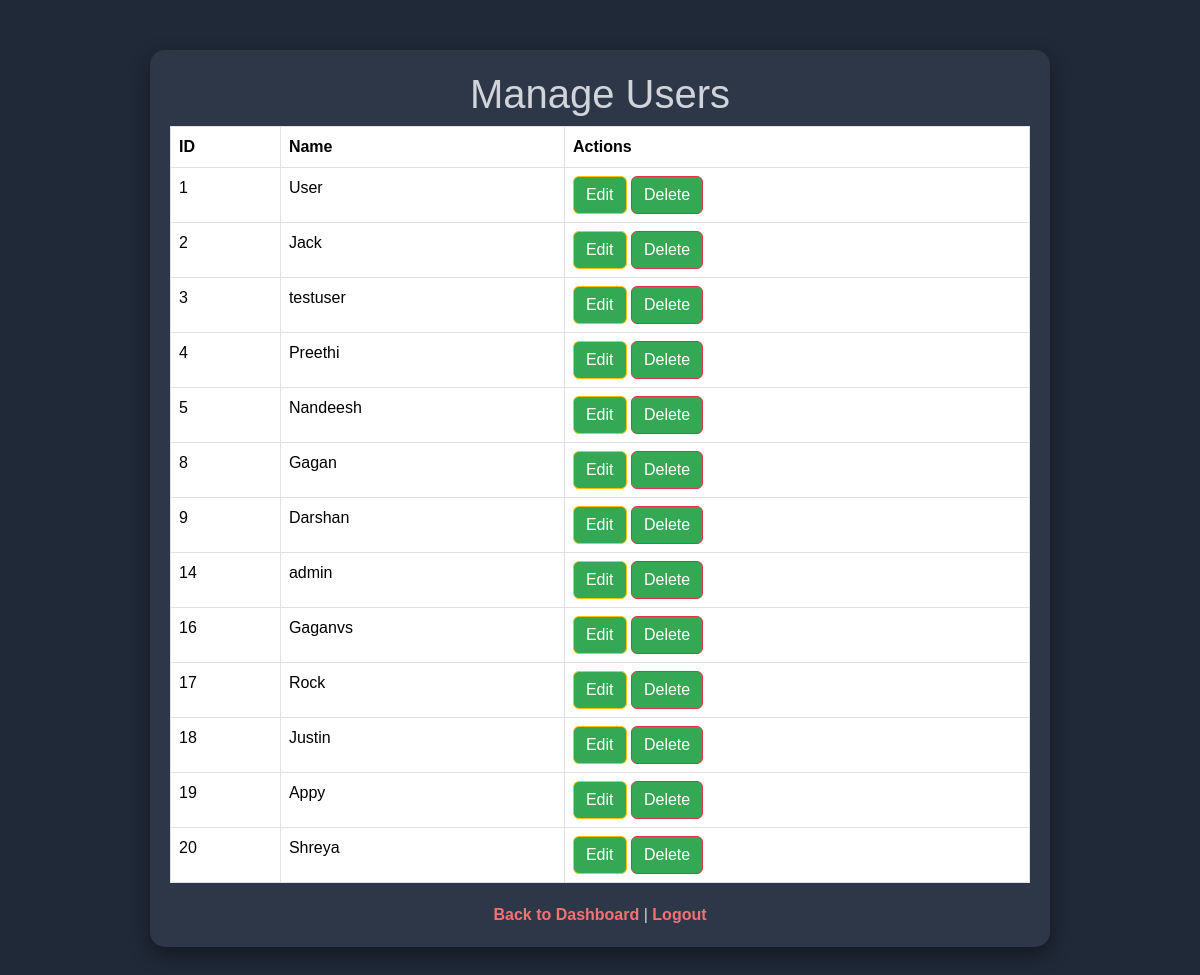
/manage_users.php (signed in), run on the app's committed database.
### tables this page shows
CREATE TABLE `users` (
  `user_id` int(11) NOT NULL,
  `name` varchar(255) DEFAULT NULL,
  `weight` float DEFAULT NULL,
  `height` float DEFAULT NULL,
  `created_at` timestamp NOT NULL DEFAULT current_timestamp(),
  `plan_id` int(11) DEFAULT NULL,
  `password` varchar(255) DEFAULT NULL,
  `role` enum('admin','user') NOT NULL DEFAULT 'user'
);

### manage_users.php (the view, shortened to what this page needs)
<?php
require 'db_connect.php';
$sql = "SELECT user_id, name FROM Users";
$result = $conn->query($sql);
?>
<!DOCTYPE html>
<html lang="en">
<head>
    <link href="https://cdn.jsdelivr.net/npm/bootstrap@5.3.3/dist/css/bootstrap.min.css" rel="stylesheet">
</head>
<body>
<div class="container">
    <h1 class="text-center">Manage Users</h1>
    <?php if ($result->num_rows > 0): ?>
        <table class="table table-bordered">
            <thead>
                <tr>
                    <th>ID</th>
                    <th>Name</th>
                    <th>Actions</th>
                </tr>
            </thead>
            <tbody>
                <?php while($user = $result->fetch_assoc()): ?>
                    <tr>
                        <td><?php echo $user['user_id']; ?></td>
                        <td><?php echo $user['name']; ?></td>
                        <td>
                            <a href="edit_user.php?id=<?php echo $user['user_id']; ?>" class="btn btn-warning">Edit</a>
                            <a href="delete_user.php?id=<?php echo $user['user_id']; ?>" class="btn btn-danger">Delete</a>
                        </td>
                    </tr>
                <?php endwhile; ?>
            </tbody>
        </table>
    <?php else: ?>
        <p>No users found.</p>
    <?php endif; ?>
    <div class="logout">
        <a href="admin.php">Back to Dashboard</a> | <a href="logout.php">Logout</a>
    </div>
</div>
</body>
</html>

### manage_users.php (style rules this page uses)
body { background-color: #1f2937; color: #d1d5db; font-family: 'Arial', sans-serif; }
.container { max-width: 900px; margin: 50px auto; padding: 20px; background-color: #2d3748; border-radius: 15px; box-shadow: 0 8px 20px rgba(0, 0, 0, 0.4); }
.table { background-color: #1a202c; color: #d1d5db; }
.btn { background-color: #34a853; color: white; }
.logout { text-align: center; margin-top: 20px; }
.logout a { color: #f87171; font-weight: bold; text-decoration: none; }

### data on the page
users: user_id "1", name "User"
users: user_id "2", name "Jack"
users: user_id "3", name "testuser"
users: user_id "4", name "Preethi"
users: user_id "5", name "Nandeesh"
users: user_id "8", name "Gagan"
users: user_id "9", name "Darshan"
users: user_id "14", name "admin"
users: user_id "16", name "Gaganvs"
users: user_id "17", name "Rock"
users: user_id "18", name "Justin"
users: user_id "19", name "Appy"
users: user_id "20", name "Shreya"
